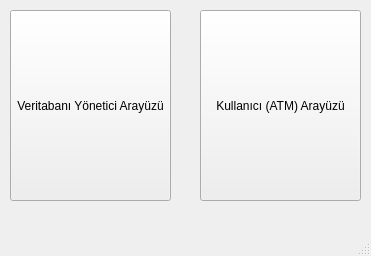
<?xml version="1.0" encoding="UTF-8"?>
<ui version="4.0">
 <class>MainWindow</class>
 <widget class="QMainWindow" name="MainWindow">
  <property name="geometry">
   <rect>
    <x>0</x>
    <y>0</y>
    <width>371</width>
    <height>256</height>
   </rect>
  </property>
  <property name="windowTitle">
   <string>Giriş Ekranı</string>
  </property>
  <widget class="QWidget" name="centralwidget">
   <widget class="QPushButton" name="mngButton">
    <property name="geometry">
     <rect>
      <x>10</x>
      <y>10</y>
      <width>161</width>
      <height>191</height>
     </rect>
    </property>
    <property name="text">
     <string>Veritabanı Yönetici Arayüzü</string>
    </property>
   </widget>
   <widget class="QPushButton" name="userButton">
    <property name="geometry">
     <rect>
      <x>200</x>
      <y>10</y>
      <width>161</width>
      <height>191</height>
     </rect>
    </property>
    <property name="text">
     <string>Kullanıcı (ATM) Arayüzü</string>
    </property>
   </widget>
  </widget>
  <widget class="QMenuBar" name="menubar">
   <property name="geometry">
    <rect>
     <x>0</x>
     <y>0</y>
     <width>371</width>
     <height>22</height>
    </rect>
   </property>
  </widget>
  <widget class="QStatusBar" name="statusbar"/>
 </widget>
 <resources/>
 <connections/>
</ui>
